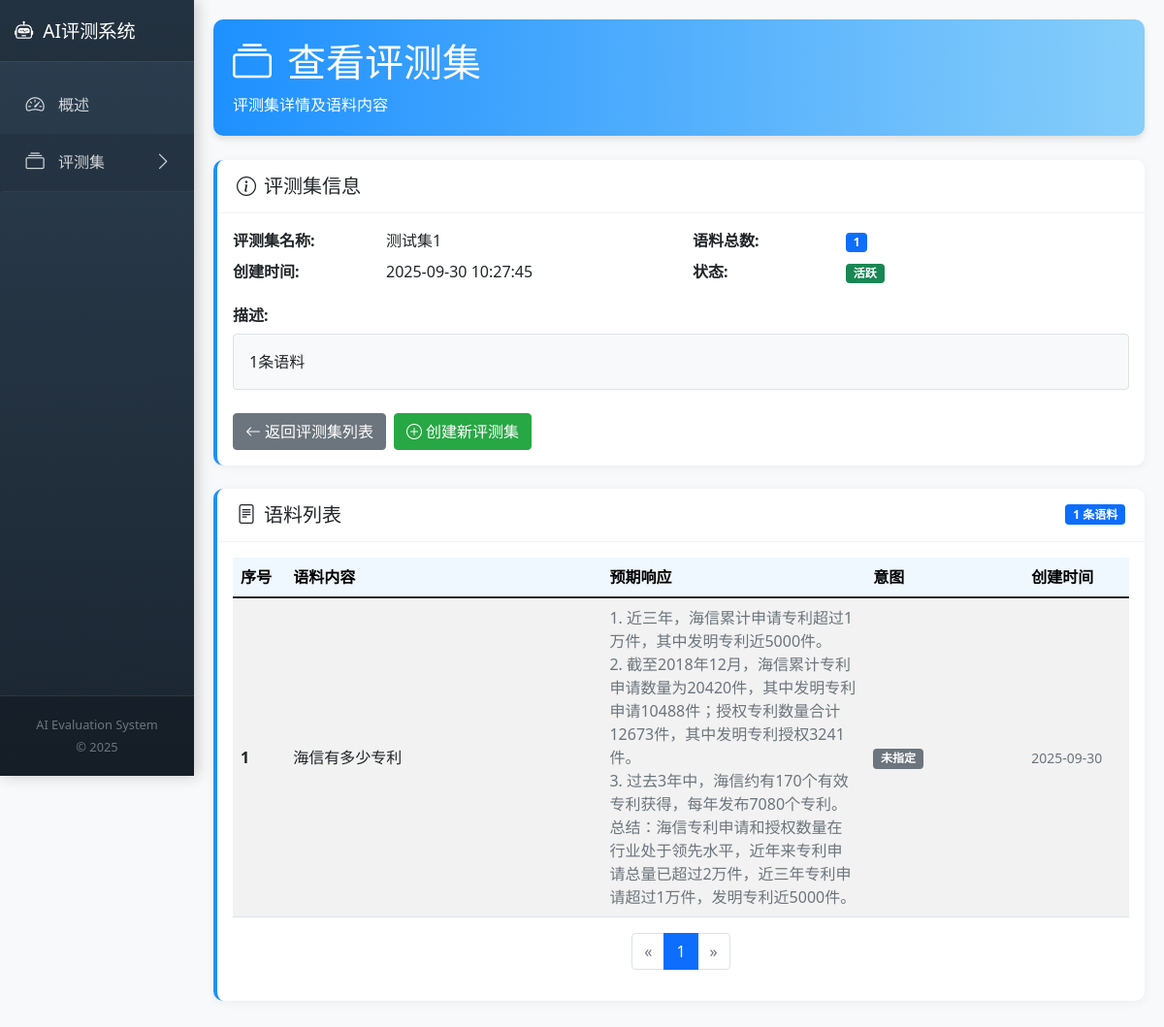
The page /datasets/view/6/ on the database its author committed.
### myapp/models.py (models this page shows, shortened)
class EvaluationSet(models.Model):
    STATUS_CHOICES = [
        ('active','Active'),
        ('inactive','Inactive'),
    ]
    name = models.CharField(max_length=255, unique=True, verbose_name="评测集名称")
    description = models.TextField(blank=True, null=True, verbose_name="评测集描述")
    created_at = models.DateTimeField(auto_now_add=True, verbose_name="创建时间")
    status = models.CharField(max_length=10, choices=STATUS_CHOICES, default='active', verbose_name="状态")
    class Meta:
        db_table = 'evaluation_sets'
        verbose_name = "评测集"
        verbose_name_plural = "评测集"

class Corpus(models.Model):
    evaluation_set = models.ForeignKey(EvaluationSet, on_delete=models.CASCADE, verbose_name="所属评测集")
    content = models.TextField(verbose_name="语料内容")
    expected_response = models.TextField(blank=True, null=True, verbose_name="预期结果")
    intent = models.CharField(max_length=100, blank=True, null=True, verbose_name="意图")
    created_at = models.DateTimeField(auto_now_add=True, verbose_name="创建时间")
    class Meta:
        db_table = 'corpus'
        verbose_name = "语料"
        verbose_name_plural = "语料"
        indexes = [
            models.Index(fields=['evaluation_set', 'intent'], name='idx_set_intent'),
        ]

### myapp/views/dataset.py (the view)
# urls.py: path('datasets/view/<int:dataset_id>/', view_dataset, name='view_dataset'),
def view_dataset(request, dataset_id):
    evaluation_set = get_object_or_404(EvaluationSet, id=dataset_id)
    corpora_qs = Corpus.objects.filter(evaluation_set=evaluation_set).order_by('created_at')
    page = request.GET.get('page', 1)
    paginator = Paginator(corpora_qs, 10)
    try:
        page_obj = paginator.page(page)
    except PageNotAnInteger:
        page_obj = paginator.page(1)
    except EmptyPage:
        page_obj = paginator.page(paginator.num_pages)
    corpora_count = corpora_qs.count()
    logger.debug('view_dataset id=%s page=%s total_corpora=%d', dataset_id, page, corpora_count)
    context = {
        'evaluation_set': evaluation_set,
        'corpora': page_obj,
        'page_obj': page_obj,
        'corpora_count': corpora_count,
        'start_index': page_obj.start_index(),
        'end_index': page_obj.end_index(),
    }
    return render(request, 'dataset/view.html', context)

### myapp/templates/dataset/view.html (shortened to what this page needs)
{% extends 'base.html' %}
{% block content %}
<div id="view-dataset-content">
    <div class="header">
        <h1><i class="bi bi-collection me-3"></i>查看评测集</h1>
        <p class="mb-0">评测集详情及语料内容</p>
    </div>
    <div class="card mb-4">
        <div class="card-header">
            <h5 class="mb-0"><i class="bi bi-info-circle me-2"></i>评测集信息</h5>
        </div>
        <div class="card-body">
            <div class="row">
                <div class="col-md-6">
                    <dl class="row mb-0">
                        <dt class="col-sm-4 fw-bold">评测集名称:</dt>
                        <dd class="col-sm-8">{{ evaluation_set.name }}</dd>
                        <dt class="col-sm-4 fw-bold">创建时间:</dt>
                        <dd class="col-sm-8">{{ evaluation_set.created_at|date:"Y-m-d H:i:s" }}</dd>
                    </dl>
                </div>
                <div class="col-md-6">
                    <dl class="row mb-0">
                        <dt class="col-sm-4 fw-bold">语料总数:</dt>
                        <dd class="col-sm-8">
                            <span class="badge bg-primary">{{ corpora_count }}</span>
                        </dd>
                        <dt class="col-sm-4 fw-bold">状态:</dt>
                        <dd class="col-sm-8">
                            {% if evaluation_set.status == 'active' %}
                                <span class="badge bg-success">活跃</span>
                            {% else %}
                                <span class="badge bg-secondary">非活跃</span>
                            {% endif %}
                        </dd>
                    </dl>
                </div>
            </div>
            {% if evaluation_set.description %}
            <div class="mt-3">
                <h6 class="fw-bold mb-2">描述:</h6>
                <div class="border rounded p-3 bg-light">
                    {{ evaluation_set.description }}
                </div>
            </div>
            {% endif %}
            <div class="mt-4 d-flex gap-2">
                <a href="{% url 'list_datasets' %}" class="btn btn-secondary">
                    <i class="bi bi-arrow-left me-1"></i>返回评测集列表
                </a>
                <a href="{% url 'create_dataset' %}" class="btn btn-success">
                    <i class="bi bi-plus-circle me-1"></i>创建新评测集
                </a>
            </div>
        </div>
    </div>
    <div class="card">
        <div class="card-header d-flex justify-content-between align-items-center">
            <h5 class="mb-0"><i class="bi bi-file-text me-2"></i>语料列表</h5>
            <span class="badge bg-primary">{{ corpora_count }} 条语料</span>
        </div>
        <div class="card-body">
            {% if corpora %}
            <div class="table-responsive">
                <table class="table table-striped table-hover">
                    <thead class="table-light">
                        <tr>
                            <th style="width: 5%;">序号</th>
                            <th style="width: 30%;">语料内容</th>
                            <th style="width: 25%;">预期响应</th>
                            <th style="width: 15%;">意图</th>
                            <th style="width: 10%;">创建时间</th>
                        </tr>
                    </thead>
                    <tbody>
                        {% for corpus in corpora %}
                        <tr class="align-middle">
                            <td class="fw-bold">{{ start_index|add:forloop.counter0 }}</td>
                            <td>
                                <div class="text-pre-wrap">{{ corpus.content }}</div>
                            </td>
                            <td>
                                {% if corpus.expected_response %}
                                    <div class="text-pre-wrap text-muted">{{ corpus.expected_response }}</div>
                                {% else %}
                                    <span class="text-muted fst-italic">无预期响应</span>
                                {% endif %}
                            </td>
                            <td>
                                {% if corpus.intent %}
                                    <span class="badge bg-info">{{ corpus.intent }}</span>
                                {% else %}
                                    <span class="badge bg-secondary">未指定</span>
                                {% endif %}
                            </td>
                            <td>
                                <small class="text-muted">{{ corpus.created_at|date:"Y-m-d" }}</small>
                            </td>
                        </tr>
                        {% endfor %}
                    </tbody>
                </table>
            </div>
                <nav aria-label="Corpus pagination">
                    <ul class="pagination justify-content-center">
                        {% if page_obj.has_previous %}
                            <li class="page-item">
                                <a class="page-link" href="?page={{ page_obj.previous_page_number }}" aria-label="Previous">
                                    <span aria-hidden="true">&laquo;</span>
                                </a>
                            </li>
                        {% else %}
                            <li class="page-item disabled">
                                <span class="page-link" aria-hidden="true">&laquo;</span>
                            </li>
                        {% endif %}
                        {% for num in page_obj.paginator.page_range %}
                            {% if page_obj.number == num %}
                                <li class="page-item active"><span class="page-link">{{ num }}</span></li>
                            {% elif num >= page_obj.number|add:-3 and num <= page_obj.number|add:3 %}
                                <li class="page-item"><a class="page-link" href="?page={{ num }}">{{ num }}</a></li>
                            {% endif %}
                        {% endfor %}
                        {% if page_obj.has_next %}
                            <li class="page-item">
                                <a class="page-link" href="?page={{ page_obj.next_page_number }}" aria-label="Next">
                                    <span aria-hidden="true">&raquo;</span>
                                </a>
                            </li>
                        {% else %}
                            <li class="page-item disabled">
                                <span class="page-link" aria-hidden="true">&raquo;</span>
                            </li>
                        {% endif %}
                    </ul>
                </nav>
            {% else %}
            <div class="text-center py-5">
                <i class="bi bi-inbox fs-1 text-muted mb-3"></i>
                <h5 class="text-muted">该评测集暂无语料内容</h5>
                <p class="text-muted mb-0">请先添加语料数据</p>
            </div>
            {% endif %}
        </div>
    </div>
</div>
{% endblock %}

### myapp/templates/base.html (style rules this page uses)
:root { --primary-blue: #1E90FF; --light-blue: #87CEFA; --dark-blue: #00008B; --very-light-blue: #F0F8FF; --sidebar-bg: #2c3e50; --sidebar-submenu-bg: #1a2530; }
body { background-color: #f8f9fa; font-family: 'Segoe UI', Tahoma, Geneva, Verdana, sans-serif; }
.header { background: linear-gradient(90deg, var(--primary-blue), var(--light-blue)); color: white; border-radius: 10px; padding: 20px; margin-bottom: 25px; box-shadow: 0 4px 6px rgba(0,0,0,0.1); }
.card { border-radius: 10px; border: none; box-shadow: 0 2px 10px rgba(0,0,0,0.05); transition: transform 0.3s, box-shadow 0.3s; margin-bottom: 20px; border-left: 4px solid var(--primary-blue); }
.card-header { background-color: white; border-bottom: 1px solid rgba(0,0,0,0.05); font-weight: 600; padding: 15px 20px; border-radius: 10px 10px 0 0 !important; }
.btn-success { background-color: #28a745; border-color: #28a745; }
.table th { background-color: var(--very-light-blue); font-weight: 600; }

### myapp/templates/dataset/view.html (style rules this page uses)
.text-pre-wrap { white-space: pre-wrap; word-wrap: break-word; }

### rows shown on the page
EvaluationSet: name "测试集1", created_at "2025-09-30 10:27:45", description "1条语料"
Corpus: counter0 "1", content "海信有多少专利", expected_response "1. 近三年，海信累计申请专利超过1万件，其中发明专利近5000件。 2. 截至2018年12月，海信累计专利申请数量为20420件，其中发明专利申请10488件；授权专利数量合计12673件，其中发明专利授权3241件。 3. 过去3年中，海信约有170个有效专利获得，每年发布7080个专利。 总结：海信专利申请和授权数量在行业处于领先水平，近年来专利申请总量已超过2万件，近三年专利申请超过1万件，发明专利近5000件。", shows "未指定", created_at "2025-09-30"

### other values the page prints
{{ corpora_count }} "1"
{{ num }} "1"
